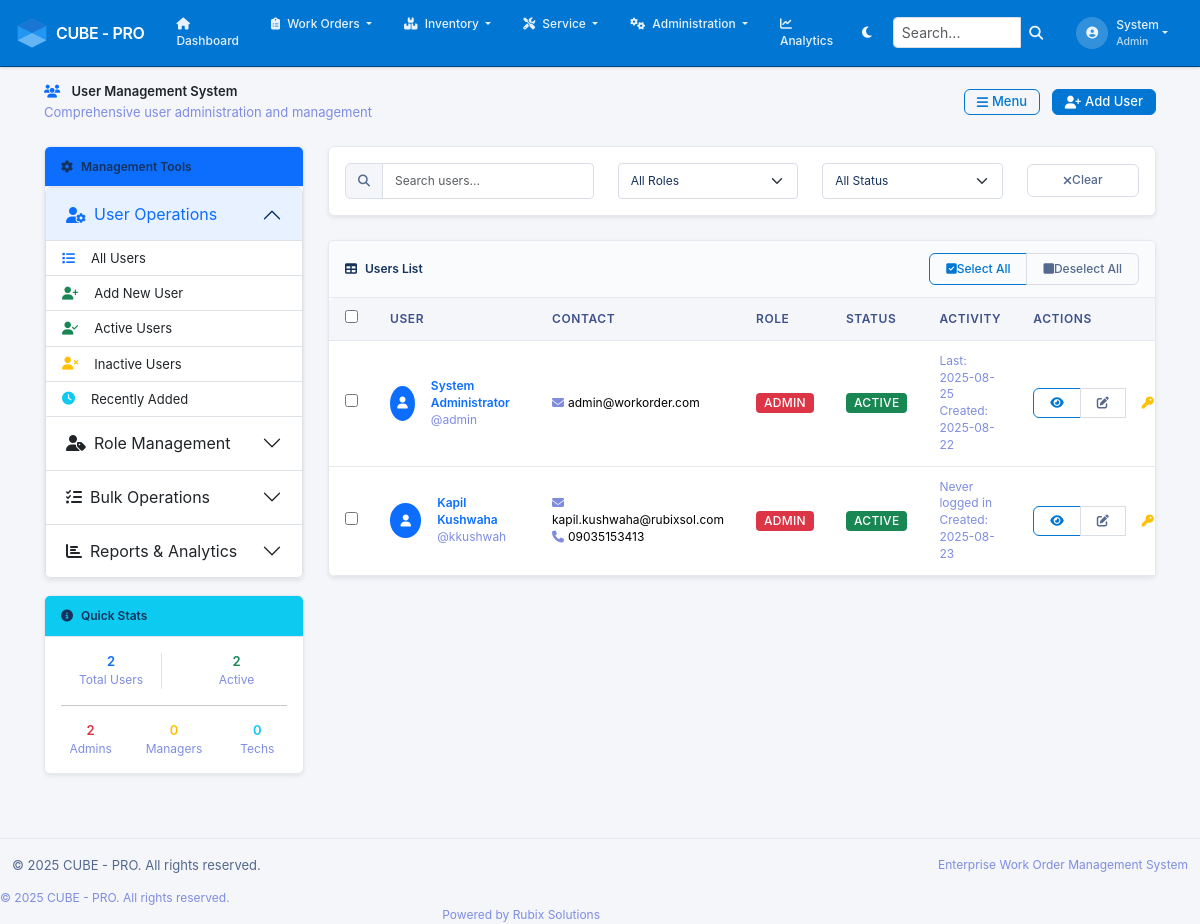
Page /users/ (signed in) on the earlier database version.
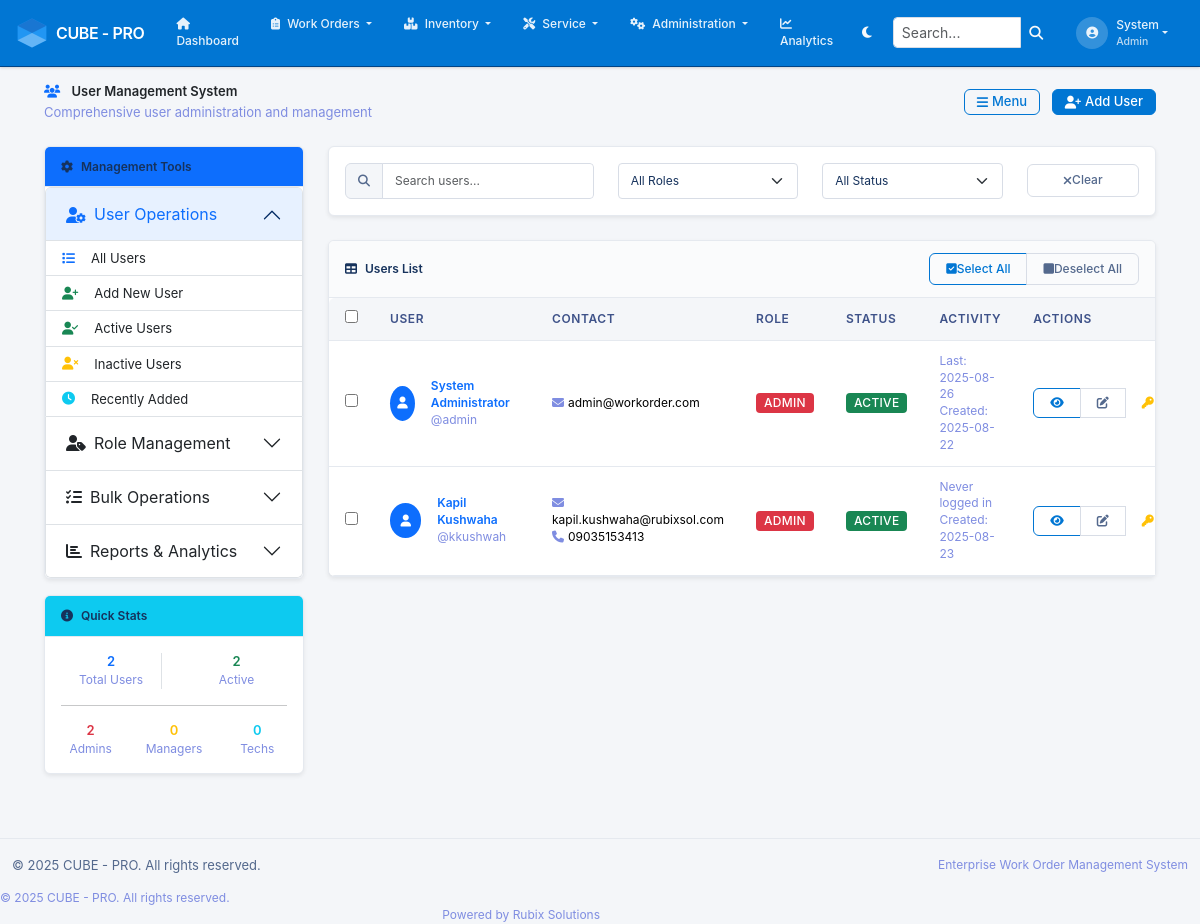
Same page on the later database version.
### app/models.py (models this page shows, shortened)
class User(UserMixin, db.Model):
    __tablename__ = 'users'
    id = db.Column(db.Integer, primary_key=True)
    username = db.Column(db.String(64), unique=True, nullable=False, index=True)
    email = db.Column(db.String(120), unique=True, nullable=False, index=True)
    password_hash = db.Column(db.String(255), nullable=False)
    first_name = db.Column(db.String(64), nullable=False)
    last_name = db.Column(db.String(64), nullable=False)
    phone = db.Column(db.String(20))
    is_active = db.Column(db.Boolean, default=True)
    created_at = db.Column(db.DateTime, default=lambda: datetime.now(timezone.utc))
    last_login = db.Column(db.DateTime)
    role_id = db.Column(db.Integer, db.ForeignKey('roles.id'))
    created_workorders = db.relationship('WorkOrder', foreign_keys='WorkOrder.created_by_id',
                                       backref='creator', lazy='dynamic')
    assigned_workorders = db.relationship('WorkOrder', foreign_keys='WorkOrder.assigned_to_id',
                                        backref='assignee', lazy='dynamic')
    activities = db.relationship('WorkOrderActivity', backref='user', lazy='dynamic')
    @property
    def full_name(self):
        return f"{self.first_name} {self.last_name}"
    def has_role(self, role_name):
        return self.role and self.role.name == role_name

class Role(db.Model):
    __tablename__ = 'roles'
    id = db.Column(db.Integer, primary_key=True)
    name = db.Column(db.String(64), unique=True, nullable=False)
    description = db.Column(db.String(255))
    created_at = db.Column(db.DateTime, default=lambda: datetime.now(timezone.utc))
    users = db.relationship('User', backref='role', lazy='dynamic')

### app/users/routes.py (the view)
@bp.route('/')
@login_required
def list_users():
    if not (current_user.has_role('admin') or current_user.has_role('manager')):
        flash('You do not have permission to view users.', 'error')
        return redirect(url_for('main.dashboard'))
    page = request.args.get('page', 1, type=int)
    per_page = 20
    users = User.query.order_by(User.username).paginate(
        page=page, per_page=per_page, error_out=False
    )
    total_users = User.query.count()
    active_users_count = User.query.filter_by(is_active=True).count()
    admin_count = User.query.join(Role).filter(Role.name == 'admin').count()
    manager_count = User.query.join(Role).filter(Role.name == 'manager').count()
    tech_count = User.query.join(Role).filter(Role.name == 'technician').count()
    return render_template('users/list.html',
                         title='User Management',
                         users=users,
                         total_users=total_users,
                         active_users_count=active_users_count,
                         admin_count=admin_count,
                         manager_count=manager_count,
                         tech_count=tech_count)

### app/__init__.py (called while the page is built)
@login_manager.user_loader
def load_user(user_id):
    from app.models import User
    return User.query.get(int(user_id))

### app/templates/users/list.html (shortened to what the changed rows need)
{% extends "base.html" %}
{% block content %}
<div class="container-fluid px-3">
    <div class="row">
        <div class="col-lg-3 mb-4" id="userManagementSidebar">
            <div class="card shadow-sm">
                <div class="card-body p-0">
                    <div class="accordion" id="userManagementAccordion">
                        <div class="accordion-item">
                            <h2 class="accordion-header" id="userOpsHeading">
                                <button class="accordion-button" type="button" data-bs-toggle="collapse" data-bs-target="#userOpsCollapse" aria-expanded="true" aria-controls="userOpsCollapse">
                                    <i class="fas fa-user-cog me-2"></i>User Operations
                                </button>
                            </h2>
                        </div>
                        <div class="accordion-item">
                            <h2 class="accordion-header" id="roleManagementHeading">
                                <button class="accordion-button collapsed" type="button" data-bs-toggle="collapse" data-bs-target="#roleManagementCollapse" aria-expanded="false" aria-controls="roleManagementCollapse">
                                    <i class="fas fa-user-tag me-2"></i>Role Management
                                </button>
                            </h2>
                        </div>
                        <div class="accordion-item">
                            <h2 class="accordion-header" id="bulkOpsHeading">
                                <button class="accordion-button collapsed" type="button" data-bs-toggle="collapse" data-bs-target="#bulkOpsCollapse" aria-expanded="false" aria-controls="bulkOpsCollapse">
                                    <i class="fas fa-tasks me-2"></i>Bulk Operations
                                </button>
                            </h2>
                        </div>
                        <div class="accordion-item">
                            <h2 class="accordion-header" id="reportsHeading">
                                <button class="accordion-button collapsed" type="button" data-bs-toggle="collapse" data-bs-target="#reportsCollapse" aria-expanded="false" aria-controls="reportsCollapse">
                                    <i class="fas fa-chart-bar me-2"></i>Reports & Analytics
                                </button>
                            </h2>
                        </div>
                    </div>
                </div>
            </div>
        </div>
        <div class="col-lg-9">
            <div class="card shadow-sm">
                <div class="card-body p-0">
                    {% if users and users.items %}
                    <div class="table-responsive">
                        <table class="table table-hover mb-0" id="usersTable">
                            <thead class="table-dark">
                                <tr>
                                    <th width="40">
                                        <input type="checkbox" id="selectAllCheckbox" onchange="toggleSelectAll()">
                                    </th>
                                    <th>User</th>
                                    <th>Contact</th>
                                    <th>Role</th>
                                    <th>Status</th>
                                    <th>Activity</th>
                                    <th>Actions</th>
                                </tr>
                            </thead>
                            <tbody>
                                {% for user in users.items %}
                                <tr class="{% if not user.is_active %}table-secondary{% endif %}" data-user-id="{{ user.id }}">
                                    <td>
                                        <input type="checkbox" class="user-checkbox" value="{{ user.id }}">
                                    </td>
                                    <td>
                                        <div class="d-flex align-items-center">
                                            <div class="avatar-sm bg-primary rounded-circle d-flex align-items-center justify-content-center me-3">
                                                <i class="fas fa-user text-white"></i>
                                            </div>
                                            <div>
                                                <a href="{{ url_for('users.view_user', id=user.id) }}" class="text-decoration-none fw-semibold">
                                                    {{ user.full_name }}
                                                </a>
                                                <br>
                                                <small class="text-muted">@{{ user.username }}</small>
                                            </div>
                                        </div>
                                    </td>
                                    <td>
                                        <div>
                                            <i class="fas fa-envelope me-1 text-muted"></i>{{ user.email }}
                                        </div>
                                    </td>
                                    <td>
                                        <span class="badge bg-{% if user.role.name == 'admin' %}danger{% elif user.role.name == 'manager' %}warning{% else %}info{% endif %}">
                                            {{ user.role.name.title() if user.role else 'User' }}
                                        </span>
                                    </td>
                                    <td>
                                        {% if user.is_active %}
                                            <span class="badge bg-success">Active</span>
                                        {% else %}
                                            <span class="badge bg-secondary">Inactive</span>
                                        {% endif %}
                                    </td>
                                    <td>
                                        <small class="text-muted">
                                            {% if user.last_login %}
                                                Last: {{ user.last_login.strftime('%Y-%m-%d') }}
                                            {% else %}
                                                Never logged in
                                            {% endif %}
                                        </small>
                                        <br>
                                        <small class="text-muted">
                                            Created: {{ user.created_at.strftime('%Y-%m-%d') if user.created_at else 'Unknown' }}
                                        </small>
                                    </td>
                                    <td>
                                        <div class="btn-group btn-group-sm">
                                            <a href="{{ url_for('users.view_user', id=user.id) }}" class="btn btn-outline-primary" title="View">
                                                <i class="fas fa-eye"></i>
                                            </a>
                                            {% if current_user.has_role('admin') %}
                                            <a href="{{ url_for('users.edit_user', id=user.id) }}" class="btn btn-outline-secondary" title="Edit">
                                                <i class="fas fa-edit"></i>
                                            </a>
                                            <button class="btn btn-outline-warning" onclick="resetPassword({{ user.id }})" title="Reset Password">
                                                <i class="fas fa-key"></i>
                                            </button>
                                            {% endif %}
                                        </div>
                                    </td>
                                </tr>
                                {% endfor %}
                            </tbody>
                        </table>
                    </div>
                    {% endif %}
                </div>
            </div>
        </div>
    </div>
</div>
{% endblock %}

### app/templates/base.html (shortened to what the changed rows need)
<!DOCTYPE html>
<html lang="en" data-bs-theme="light">
<head>
    <link href="https://cdn.jsdelivr.net/npm/bootstrap@5.3.2/dist/css/bootstrap.min.css" rel="stylesheet">
    <link href="https://cdnjs.cloudflare.com/ajax/libs/font-awesome/6.4.0/css/all.min.css" rel="stylesheet">
    <link href="{{ url_for('static', filename='css/style.css') }}" rel="stylesheet">
</head>
<body>
    {% if current_user.is_authenticated %}
    <nav class="navbar navbar-expand-lg navbar-dark">
        <div class="container-fluid px-3">
            <a class="navbar-brand fw-semibold d-flex align-items-center" href="{{ url_for('main.dashboard') }}">
                <img src="{{ url_for('static', filename='img/cube.svg') }}" alt="Cube Logo" style="height:32px;width:32px;object-fit:contain;" class="me-2">
                CUBE - PRO
            </a>
            <div class="collapse navbar-collapse" id="navbarNav">
                <ul class="navbar-nav me-auto">
                    <li class="nav-item">
                        <a class="nav-link px-2" href="{{ url_for('main.dashboard') }}">
                            <i class="fas fa-home me-1"></i> Dashboard
                        </a>
                    </li>
                    <li class="nav-item dropdown">
                        <a class="nav-link dropdown-toggle px-2" href="#" id="workordersDropdown" role="button" data-bs-toggle="dropdown">
                            <i class="fas fa-clipboard-list me-1"></i> Work Orders
                        </a>
                    </li>
                    {% if current_user.role and (current_user.role.name == 'admin' or current_user.role.name == 'manager') %}
                    <li class="nav-item dropdown">
                        <a class="nav-link dropdown-toggle px-2" href="#" id="inventoryDropdown" role="button" data-bs-toggle="dropdown">
                            <i class="fas fa-boxes me-1"></i> Inventory
                        </a>
                    </li>
                    <li class="nav-item dropdown">
                        <a class="nav-link dropdown-toggle px-2" href="#" id="serviceDropdown" role="button" data-bs-toggle="dropdown">
                            <i class="fas fa-tools me-1"></i> Service
                        </a>
                    </li>
                    <li class="nav-item dropdown">
                        <a class="nav-link dropdown-toggle px-2" href="#" id="adminDropdown" role="button" data-bs-toggle="dropdown">
                            <i class="fas fa-cogs me-1"></i> Administration
                        </a>
                    </li>
                    <li class="nav-item">
                        <a class="nav-link px-2" href="{{ url_for('reporting.dashboard') }}">
                            <i class="fas fa-chart-line me-1"></i> Analytics
                        </a>
                    </li>
                    {% endif %}
                </ul>
                <button class="btn btn-outline-light btn-sm me-2" id="themeToggle">
                    <i class="fas fa-moon"></i>
                </button>
                <form class="d-flex me-2" method="GET" action="{{ url_for('main.search') }}">
                    <div class="input-group input-group-sm">
                        <input class="form-control" type="search" name="q" placeholder="Search..." aria-label="Search" style="max-width: 200px;">
                        <button class="btn btn-outline-light" type="submit">
                            <i class="fas fa-search"></i>
                        </button>
                    </div>
                </form>
                <ul class="navbar-nav">
                    <li class="nav-item dropdown">
                        <a class="nav-link dropdown-toggle d-flex align-items-center" href="#" id="navbarDropdown" role="button" data-bs-toggle="dropdown">
                            <div class="user-avatar me-2">
                                <i class="fas fa-user-circle"></i>
                            </div>
                            <div class="user-info d-none d-md-block">
                                <div class="fw-medium">{{ current_user.first_name }}</div>
                                <small class="text-light opacity-75">{{ current_user.role.name|title if current_user.role else 'User' }}</small>
                            </div>
                        </a>
                    </li>
                </ul>
            </div>
        </div>
    </nav>
    {% endif %}
    <main class="{% if current_user.is_authenticated %}main-content{% else %}auth-content{% endif %}">
        {% if current_user.is_authenticated %}
        <div class="container-fluid">
        {% endif %}
            {% block content %}{% endblock %}
        {% if current_user.is_authenticated %}
        </div>
        {% endif %}
    </main>
</body>
</html>

Differences in the rows shown:
changed User "System Administrator": last_login "2025-08-25" → "2025-08-26"
